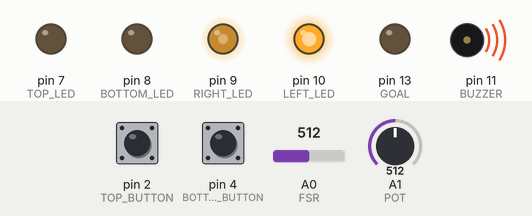
This sketch was run on a simulated Arduino Uno, built with avr-gcc and run on an emulated ATmega328P. Shown: output pins drawn as LEDs (lit = HIGH), buzzer (waves = sounding). The test bench sets the inputs (shaded band); at power-on: A1 (POT) = 512, A0 (FSR) = 512, pin 2 (TOP_BUTTON) HIGH, pin 4 (BOTTOM_BUTTON) HIGH. Random numbers use the default seed unless the sketch sets one.

Above: at 14.1 s.
14.2 s: A1 (POT) set to 716
At 18.6 s:
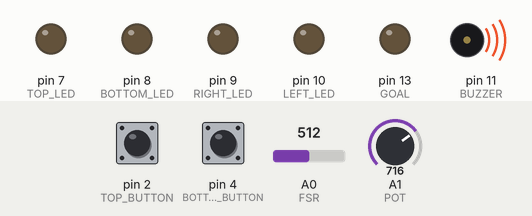
24.8 s: A0 (FSR) set to 306
At 33.8 s:
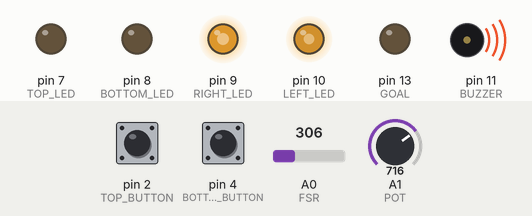
34.8 s: A0 (FSR) set to 290
At 38.98 s:
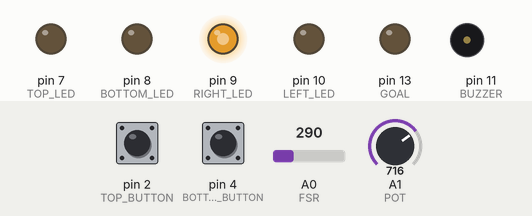
48.8 s: A1 (POT) set to 376
61.5 s: A1 (POT) set to 351
71.4 s: pin 2 (TOP_BUTTON) pulled LOW for 3 s
At 74.1 s:
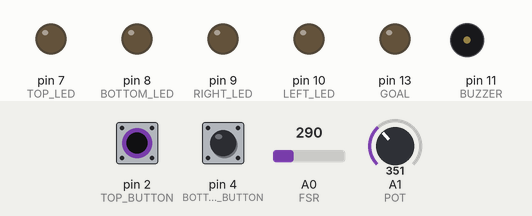
Timing chart, 0 to 77.9 s (numbered marks = the images above; inputs shaded):
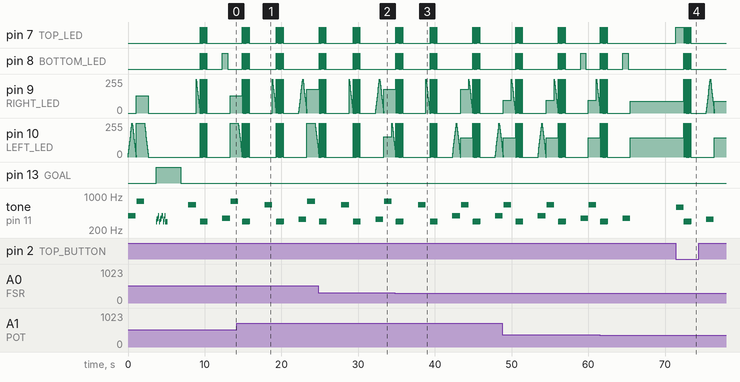

Measured:
- the behaviour switches between 302 and 301 on A0 (FSR) (found by bisection; images 2 and 3)
- after the input at 71.4 s, pin 7 (TOP_LED): LOW → HIGH at once, then repeats every 0.06 s: LOW 0.03 s, HIGH 0.03 s, until it stays LOW from 73.3 s; pin 8 (BOTTOM_LED): alternates HIGH for 0.03 s and LOW for 0.03 s, 30 changes in all, then stays LOW, starting after 1.1 s
- by itself, tone on pin 11 (BUZZER): plays 392 Hz for 1.0 s, 784 Hz for 1.0 s, 294 Hz for 0.10 s, 330 Hz for 0.10 s, 349 Hz for 0.10 s, 392 Hz for 0.10 s … (47 notes in this stretch)

The sketch:

Altered_Simon.ino
```cpp
/*

Cody Rogers, CSC 2700

Simon Says type game with some analog sensors in addition to typical buttons. Such analog. Much voltage. Wow.

*/

// Pins for all LEDS
const int LEFT_LED = 10;
const int RIGHT_LED = 9;
const int TOP_LED = 7;
const int BOTTOM_LED = 8;
const int GOAL = 13;

// Pin for piezo buzzer and note frequencies in hertz of tones used.
const int BUZZER = 11;
const int D = 294;
const int E = 330;
const int F = 349;
const int G = 392;
const int HIGH_D = 588;
const int HIGH_E = 660;
const int HIGH_F = 698;
const int HIGH_G = 784;
const int FIZZ = 297;
const int BUZZ = 303;

// Pins for input components
const int TOP_BUTTON = 2;
const int BOTTOM_BUTTON = 4;
const int FSR = A0;
const int POT = A1;

// Constants are used to divide the analog voltage in order to be more compatible with the maximum LED value of 255.
// Triggers are thresholds for activation
const int FSR_CONSTANT = 2.22;
const int FSR_TRIGGER = 150;
const int POT_CONSTANT = 4.0117647059;
const int POT_TRIGGER = 90;

// Fields
int simonFlag = 0;
int fsr = 0;
int pot = 0;
int topState = 0;
int bottomState = 0;
int inputsMatched = -1;
String patternString = "";
String inputString = "";

// Set all pin modes and generate a random seed to make the game interesting
void setup()  {
  pinMode(LEFT_LED, OUTPUT);
  pinMode(RIGHT_LED, OUTPUT);
  pinMode(TOP_LED, OUTPUT);
  pinMode(BOTTOM_LED, OUTPUT);
  pinMode(GOAL, OUTPUT);
  pinMode(BUZZER, OUTPUT);
  pinMode(TOP_BUTTON, INPUT);
  pinMode(BOTTOM_BUTTON, INPUT);
  randomSeed(analogRead(A4));
}

void loop()  {

  // If game is just beginning or pattern has been matched, Simon Says...
  if (simonFlag == 0) {
    simonSays();
    simonFlag = 1;
  }

  //Reading from sensors, doing necessary arithmetic, writing to LEDs...
  fsr = analogRead(FSR);
  pot = analogRead(POT);
  topState = digitalRead(TOP_BUTTON);
  bottomState = digitalRead(BOTTOM_BUTTON);
  fsr = (fsr / FSR_CONSTANT);
  pot = (pot / POT_CONSTANT);
  analogWrite(LEFT_LED, fsr);
  analogWrite(RIGHT_LED, pot);

  // This is reversed, oddly. Initially, LEDs were lit until button was pressed. DON'T CARE IT WORKS NOW LOLOLOLOL
  // ...Ahem, if button(s) pressed, write to corresponding LED(s)
  if (topState == LOW) {
    digitalWrite(TOP_LED, HIGH);
  }
  else {
    digitalWrite(TOP_LED, LOW);
  }

  if (bottomState == LOW) {
    digitalWrite(BOTTOM_LED, HIGH);
  }
  else {
    digitalWrite(BOTTOM_LED, LOW);
  }

  // For the sake of not rushing things. Life's too short, you know?
  delay(50);


  // Listen for sensors and buttons.
  // If sensors are above threshold OR buttons are activated...
  // Signal that it was triggered, increment input matched field, compare to established pattern
  if (fsr > FSR_TRIGGER) {
    triggerFSR();
    inputsMatched += 2;
    compareToPattern();
  }
  if (topState == LOW) {
    triggerTopButton();
    inputsMatched += 2;
    compareToPattern();
  }
  if (pot > POT_TRIGGER) {
    triggerPot();
    inputsMatched += 2;
    compareToPattern();
  }
  if (bottomState == LOW) {
    triggerBottomButton();
    inputsMatched += 2;
    compareToPattern();
  }
}

// Main game logic
void simonSays() {

  // Initialize a random number between 0 and 3
  int ref = random(4);

  // Append this number to pattern string plus a space. In retrospect, the space was a stupid idea and complicated things.
  patternString = patternString + ref+" ";

  // Iterate through the pattern, increment by each number PLUS the space that follows it
  // 0 corresponds to left, 1 to top, 2 to right, 3 to bottom. The directional methods are Simon lighting the LEDs
  for (int i=0; i<patternString.length(); i += 2) {
    if (patternString.substring(i, i+1) == "0") {
      left();
    }
    else if (patternString.substring(i, i+1) == "1") {
      top();
    }
    else if (patternString.substring(i, i+1) == "2") {
      right();
    }
    else if (patternString.substring(i, i+1) == "3") {
      bottom();
    }
  }
}

// Compare input vs pattern
void compareToPattern() {
  // If the input and pattern totally match, turn off active LEDs, reset fields, LIGHT YOUR BEACON OF VICTORY, and return to loop
  if (patternString.equals(inputString)) {
    turnOffLeds();
    inputString = "";
    inputsMatched = -1;
    beaconOfVictory();
    simonFlag = 0;
    return;
  }

  // If the input is a substring of the pattern... Nothing happens anymore. I did some logging here initially.
  if ((patternString.substring(0, inputsMatched))+" " == inputString) {}

  // Reset fields and return to loop while Simon mocks you
  else {
    FAILURELOL();
    inputString = "";
    patternString = "";
    inputsMatched = -1;
    simonFlag = 0;
    return;
  }
}

// Light left LED, activate piezo
void left() {
  tone(BUZZER, G, 1000);

  for(int fadeValue = 0 ; fadeValue <= 255; fadeValue +=15) {
    // sets the value (range from 0 to 255)
    analogWrite(LEFT_LED, fadeValue);
    // wait for 30 milliseconds to see the dimming effect
    delay(30);
  }

  // fade out from max to min in increments of 5 points:
  for(int fadeValue = 255 ; fadeValue >= 0; fadeValue -=15) {
    // sets the value (range from 0 to 255)
    analogWrite(LEFT_LED, fadeValue);
    // wait for 30 milliseconds to see the dimming effect
    delay(30);
  }
}

// Light right LED, activate piezo
void right() {
  tone(BUZZER, E, 1000);
  for(int fadeValue = 0 ; fadeValue <= 255; fadeValue +=15) {
    // sets the value (range from 0 to 255)
    analogWrite(RIGHT_LED, fadeValue);
    // wait for 30 milliseconds to see the dimming effect
    delay(30);
  }

  // fade out from max to min in increments of 5 points:
  for(int fadeValue = 255 ; fadeValue >= 0; fadeValue -=15) {
    // sets the value (range from 0 to 255)
    analogWrite(RIGHT_LED, fadeValue);
    // wait for 30 milliseconds to see the dimming effect
    delay(30);
  }
}

// Top, piezo
void top() {
  tone(BUZZER, D, 1000);
  digitalWrite(TOP_LED, HIGH);
  delay(700);
  digitalWrite(TOP_LED, LOW);
  delay(300);
}

// You get the idea
void bottom() {
  tone(BUZZER, F, 1000);
  digitalWrite(BOTTOM_LED, HIGH);
  delay(700);
  digitalWrite(BOTTOM_LED, LOW);
  delay(300);
}

// Method activated when fsr threshold reached. Increments input string with left corresponding number and buzzes piezo
void triggerFSR() {
  tone(BUZZER, HIGH_G, 1000);
  delay(1000);
  for(int fadeValue = 255 ; fadeValue >= 0; fadeValue -=15) {
    // sets the value (range from 0 to 255)
    analogWrite(LEFT_LED, fadeValue);
    // wait for 30 milliseconds to see the dimming effect
    delay(30);
  }
  inputString = inputString+"0 ";
}

// Method activated when pot threshold reached. Increments input string with right corresponding number and buzzes piezo
void triggerPot() {
  tone(BUZZER, HIGH_E, 1000);
  delay(1000);
  for(int fadeValue = 255 ; fadeValue >= 0; fadeValue -=15) {
    // sets the value (range from 0 to 255):
    analogWrite(RIGHT_LED, fadeValue);
    // wait for 30 milliseconds to see the dimming effect
    delay(30);
  }
  inputString = inputString+"2 ";
}

// Method for top button, increments input string
void triggerTopButton() {
  tone(BUZZER, HIGH_D, 1000);
  inputString = inputString+"1 ";
  delay(1000);
}

// Method for bottom button, increments input string
void triggerBottomButton() {
  tone(BUZZER, HIGH_F, 1000);
  Serial.println("BOTTOM TRIGGERED");
  inputString = inputString+"3 ";
  Serial.print(inputString);
  Serial.println(" input string");
  delay(1000);
}

// Turn off any stray LEDs
void turnOffLeds() {
  digitalWrite(LEFT_LED, LOW);
  digitalWrite(TOP_LED, LOW);
  digitalWrite(RIGHT_LED, LOW);
  digitalWrite(BOTTOM_LED, LOW);
  delay(1000);
}

// BATHE IN GLORY
void beaconOfVictory() {
  digitalWrite(GOAL, HIGH);
  victoryScreeeeeech();
  delay(2000);
  digitalWrite(GOAL, LOW);
  delay(1000);
}

// https://www.youtube.com/watch?v=MdN0NXgjsn8
void victoryScreeeeeech() {
  tone(BUZZER, D, 100);
  delay(100);
  tone(BUZZER, E, 100);
  delay(100);
  tone(BUZZER, F, 100);
  delay(100);
  tone(BUZZER, G, 100);
  delay(100);
  tone(BUZZER, D, 100);
  delay(100);
  tone(BUZZER, E, 100);
  delay(100);
  tone(BUZZER, F, 100);
  delay(100);
  tone(BUZZER, G, 100);
  delay(100);
  tone(BUZZER, G, 100);
  delay(100);
  tone(BUZZER, D, 100);
  delay(100);
  tone(BUZZER, E, 100);
  delay(100);
  tone(BUZZER, G, 100);
  delay(100);
  tone(BUZZER, D, 300);

}

// HAHA YOU MESSED UP
void FAILURELOL() {
  for (int i=0; i<15; i++) {
    digitalWrite(LEFT_LED, HIGH);
    digitalWrite(TOP_LED, HIGH);
    digitalWrite(RIGHT_LED, HIGH);
    digitalWrite(BOTTOM_LED, HIGH);
    tone(BUZZER, FIZZ, 20);
    delay(30);
    digitalWrite(LEFT_LED, LOW);
    digitalWrite(TOP_LED, LOW);
    digitalWrite(RIGHT_LED, LOW);
    digitalWrite(BOTTOM_LED, LOW);
    tone(BUZZER, BUZZ, 20);
    delay(30);
  }
  delay(2000);
}
```
